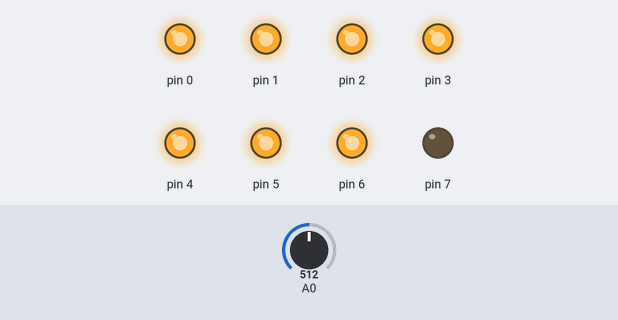
The sketch below on a simulated Arduino Uno, built with avr-gcc and run on an emulated ATmega328P. Shown: output pins drawn as LEDs (lit = HIGH). The test bench sets the inputs (shaded band); at power-on: A0 = 512.

Above: at 1.2 s.
1.3 s: A0 set to 514
At 2.5 s:
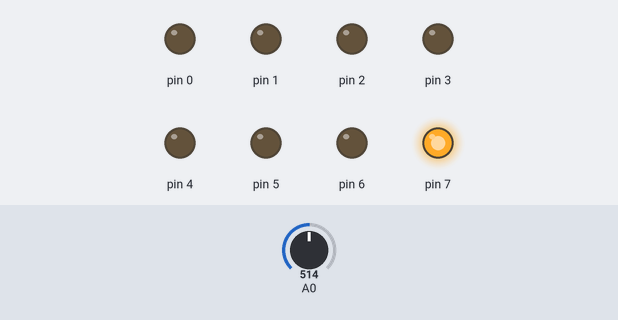
2.8 s: A0 set to 716
At 3.7 s:
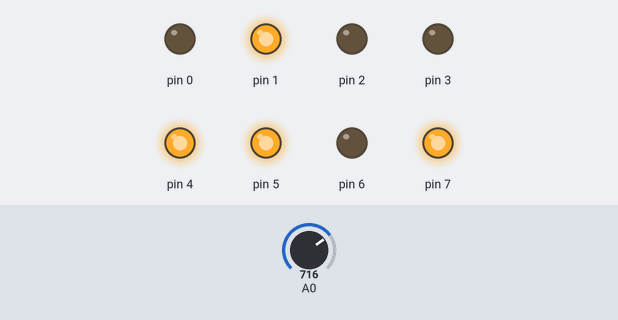
4.3 s: A0 set to 719
At 4.9 s:
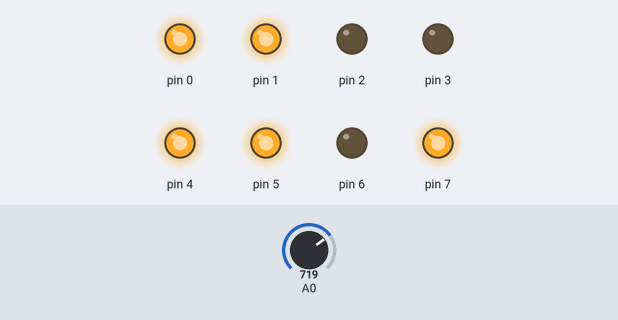
5.8 s: A0 set to 900
At 7.0 s:
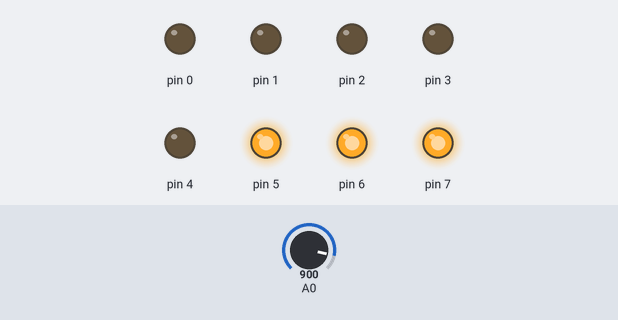
7.3 s: A0 set to 903
At 8.4 s:
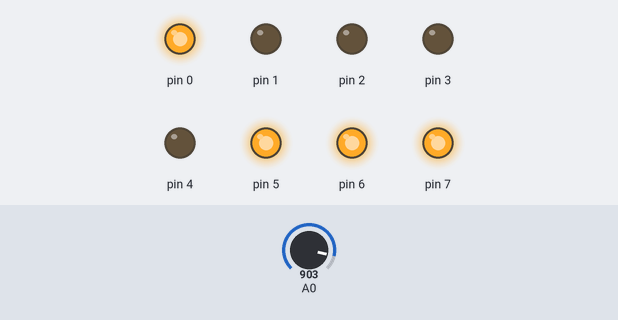
8.8 s: A0 set to 511
At 9.5 s:
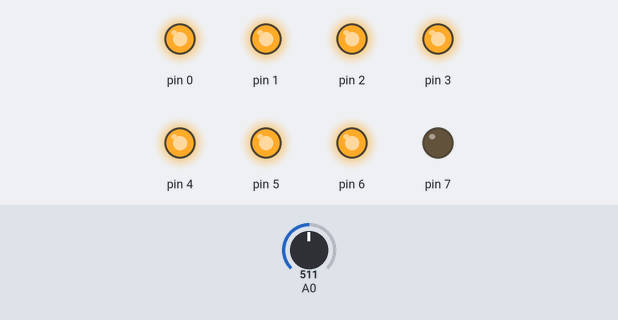
Timing chart, 0 to 11.3 s (numbered marks = the images above; inputs shaded):
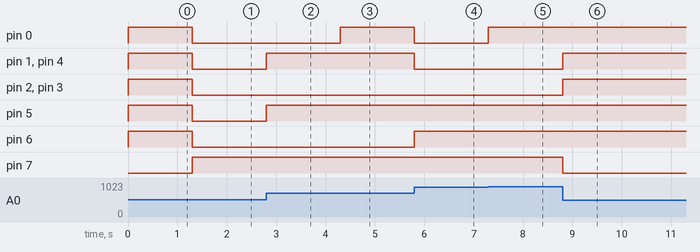

The sketch:

CONVERSORANALDIG8BITS.ino
```cpp
//Autor:Dario Jorge Iglesias
boolean H,G,F,E,D,C,B,A;//Var. Booleanas
int pote;//Var. entera
void setup(){ //Configuración I/O
 pinMode(7,OUTPUT); pinMode(6,OUTPUT);
 pinMode(5,OUTPUT); pinMode(4,OUTPUT);
 pinMode(3,OUTPUT); pinMode(2,OUTPUT);
 pinMode(1,OUTPUT); pinMode(0,OUTPUT);}
void loop() {//Super lazo infinito
 pote=analogRead(A0);//adquiere valor análogo
 pote=map(pote,0,1023,0,255);//Transformación
 H=boolean((pote&0x80)/128);digitalWrite(7,H);
 G=boolean((pote&0x40)/64); digitalWrite(6,G);
 F=boolean((pote&0x20)/32); digitalWrite(5,F);
 E=boolean((pote&0x10)/16); digitalWrite(4,E);
 D=boolean((pote&0x08)/8);  digitalWrite(3,D);
 C=boolean((pote&0x04)/4);  digitalWrite(2,C);
 B=boolean((pote&0x02)/2);  digitalWrite(1,B);
 A=boolean((pote&0x01)/1);  digitalWrite(0,A);}
```

Measured:
- the behaviour switches between 513 and 514 on A0 (found by bisection; images 0 and 1)
- the behaviour switches between 718 and 719 on A0 (found by bisection; images 2 and 3)
- the behaviour switches between 902 and 903 on A0 (found by bisection; images 4 and 5)
- after the input at 1.3 s, pin 0–6: HIGH → LOW at once; pin 7: LOW → HIGH at once
- after the input at 2.8 s, pin 1, pin 4, pin 5: LOW → HIGH at once
- after the input at 4.3 s, pin 0: LOW → HIGH at once
- after the input at 5.8 s, pin 0, pin 1, pin 4: HIGH → LOW at once; pin 6: LOW → HIGH at once
- after the input at 7.3 s, pin 0: LOW → HIGH at once
- after the input at 8.8 s, pin 1–4: LOW → HIGH at once; pin 7: HIGH → LOW at once
